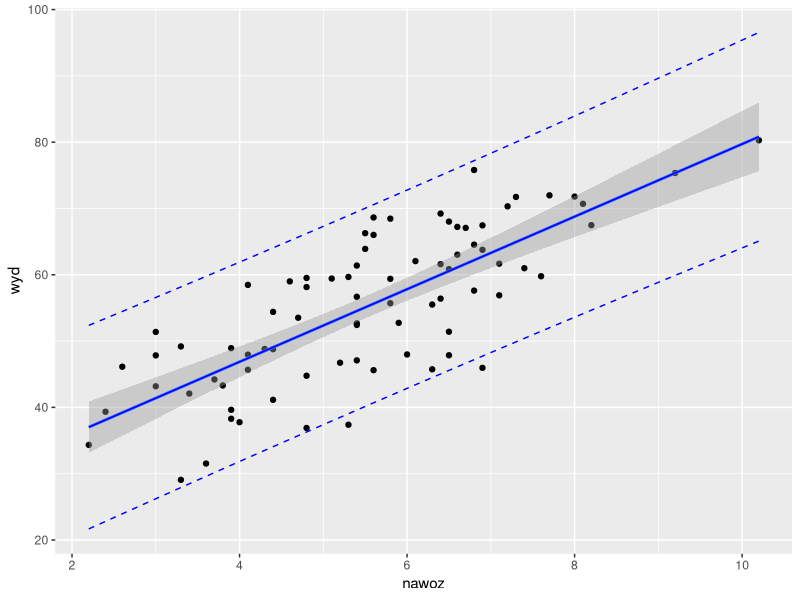
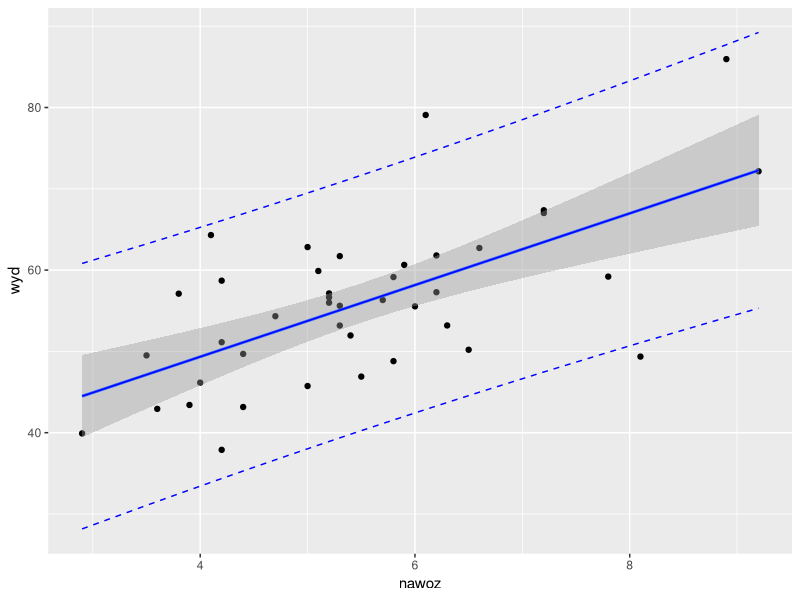
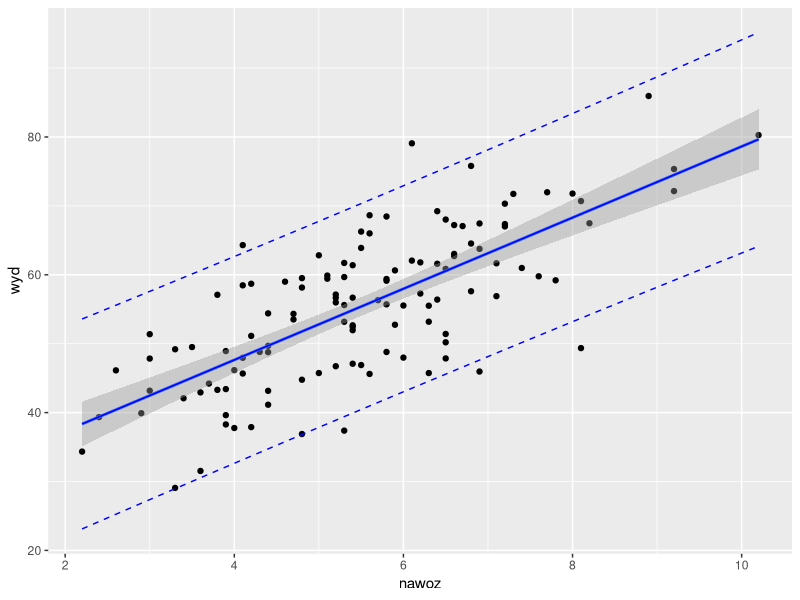
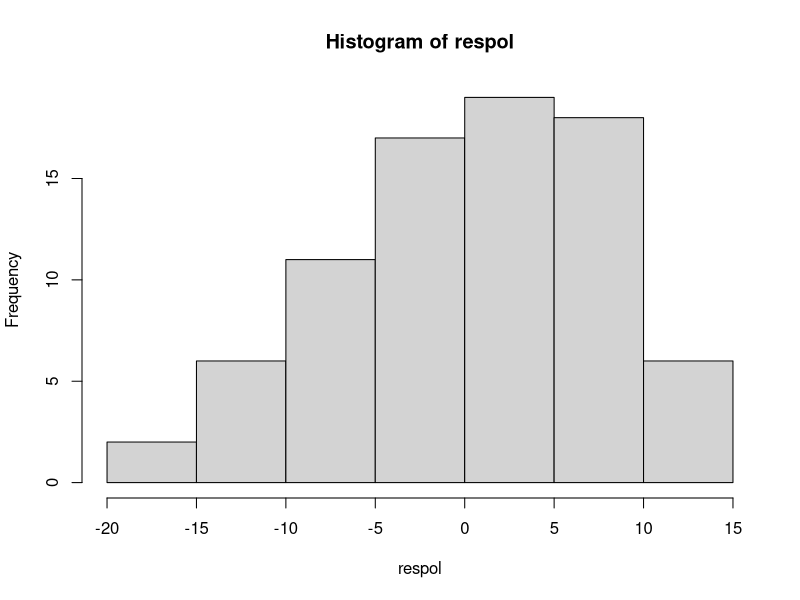
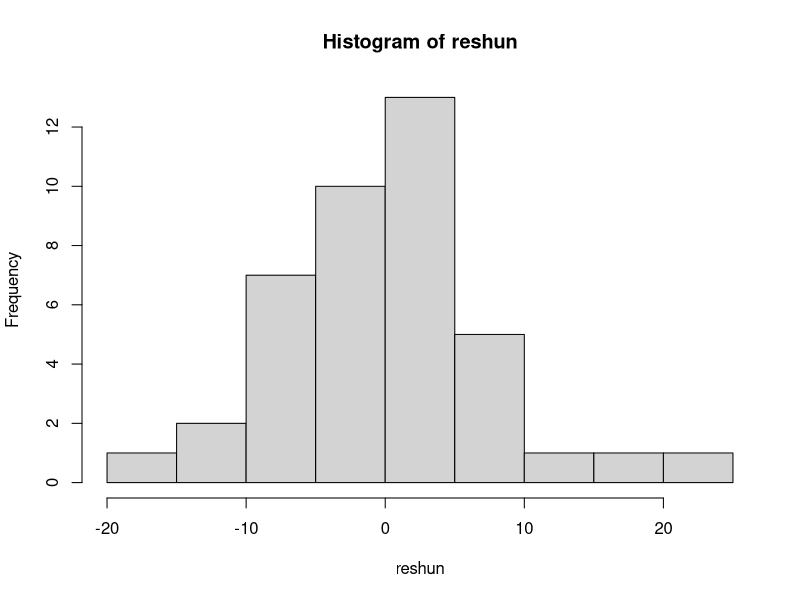
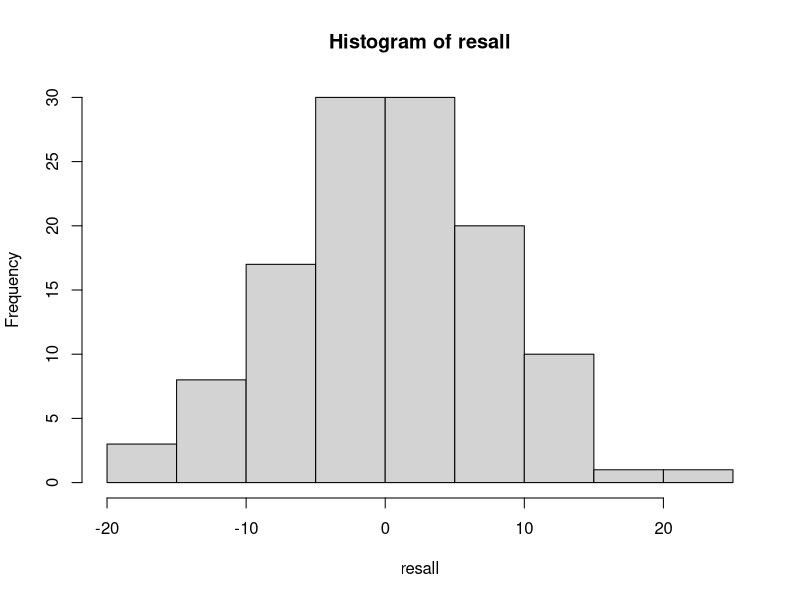
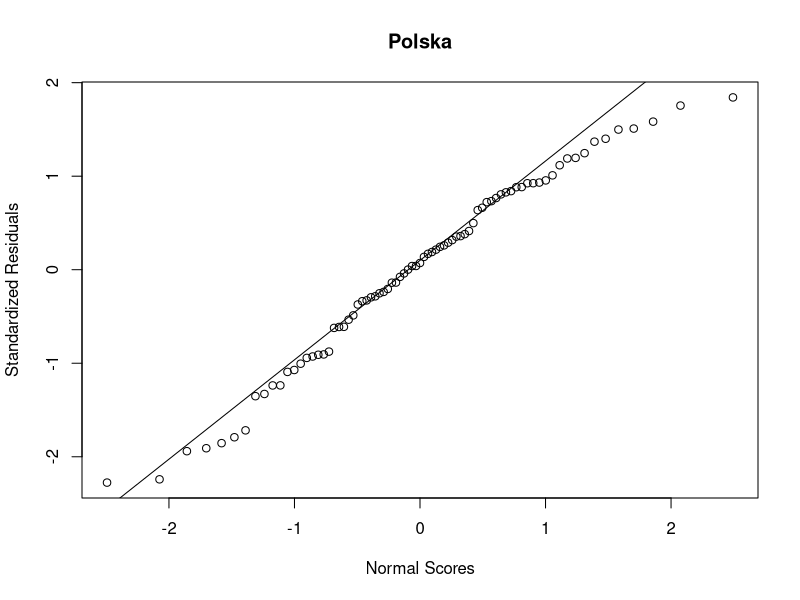
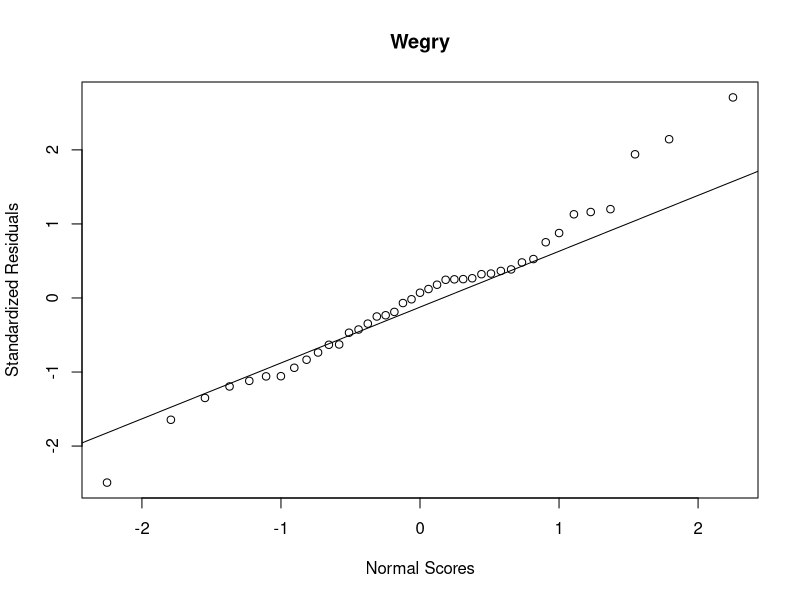

Generate these figures, in order, with R:
# modele regresji liniowej przedstawiające zależności wysokości
# zebranych plonów z hektara w tonach od ilości użytego nawozu
library(tidyverse)
library(ggplot2)
library(modeldata)


data <- read.delim("dane3.txt") #LOAD DATA
names(data) <- c('wyd', 'nawoz', 'kraj') #change column names

# Ilość zboża a ilość nawozu

### POLAND ###
poland = data[data$kraj ==1, ]

## wydajność~nawóz

model_poland<-lm(wyd~nawoz, data = poland)
summary(model_poland)
### HUNGARY ###
hungary = data[data$kraj ==0, ]

model_hungary<-lm(wyd~nawoz, data = hungary)
summary(model_hungary)

### POLAND & HUNGARY ###

model<-lm(wyd ~ nawoz, data = data)
summary(model)

#Z3 standardowy błąd szacunku
confint(model)
summary(model)
sigma(model)*100/mean(data$nawoz)
sigma(model)*100/mean(data$wyd)

confint(model_hungary)
summary(model_hungary)
sigma(model_hungary)*100/mean(hungary$nawoz)
sigma(model_hungary)*100/mean(hungary$wyd)

confint(model_poland)
summary(model_poland)
sigma(model_poland)*100/mean(poland$nawoz)
sigma(model_poland)*100/mean(poland$wyd)

#Z4 wykresy zależności


predict_poland = predict(model_poland, interval = "prediction", level = 0.95)
new_poland <- cbind(poland, predict_poland)
view(new_poland)

ggplot(new_poland, aes(nawoz,wyd))+ geom_point() +
  geom_smooth(method = "lm", level = .95) +
  geom_line(aes(y=fit), col = "blue")+
  geom_line(aes(y=upr), col = "blue", linetype = "dashed")+
  geom_line(aes(y=lwr), col = "blue", linetype = "dashed")


predict_hungary = predict(model_hungary, interval = "prediction", level = 0.95)
new_hungary <- cbind(hungary, predict_hungary)
view(new_hungary)

ggplot(new_hungary, aes(nawoz,wyd))+ geom_point() + 
  geom_smooth(method = "lm", level = .95) +
  geom_line(aes(y=fit), col = "blue")+
  geom_line(aes(y=upr), col = "blue", linetype = "dashed")+
  geom_line(aes(y=lwr), col = "blue", linetype = "dashed")


predict_all = predict(model, interval = "prediction", level = 0.95)
new_all <- cbind(data, predict_all)
view(new_all)

ggplot(new_all, aes(nawoz, wyd))+ geom_point() +
  geom_smooth(method = "lm", level = .95) +
  geom_line(aes(y=fit), col = "blue")+
  geom_line(aes(y=upr), col = "blue", linetype = "dashed")+
  geom_line(aes(y=lwr), col = "blue", linetype = "dashed")
  
  
#Z5 histogramy rezyduow

#poland_res<-resid(model_poland)
#hist(poland$nawoz, poland_res, ylab = "rezydua", xlab = "model regresji", 
#    main = "Histogram rezyduow, Polska")
#abline(0,0)

#hungary_res<-resid(model_hungary)
#hist(hungary$nawoz, hungary_res, ylab = "rezydua", xlab = "model regresji", 
#     main = "Histogram rezyduow, Wegry")
#abline(0,0)

#all_res<-resid(model)
#hist(data$nawoz, all_res, ylab = "rezydua", xlab = "model regresji", 
#     main = "Histogram rezyduow, Razem")
#abline(0,0)

respol <-residuals(model_poland)
hist(respol)
reshun <- residuals(model_hungary)
hist(reshun)
resall <-residuals(model)
hist(resall)

polstd.stdres = rstandard(model_poland)
hunstd.stdres = rstandard(model_hungary)
allstd.stdres = rstandard(model)

qqnorm(polstd.stdres, 
             ylab="Standardized Residuals", 
             xlab="Normal Scores", 
             main="Polska") 
qqline(polstd.stdres)

qqnorm(hunstd.stdres, 
       ylab="Standardized Residuals", 
       xlab="Normal Scores", 
       main="Wegry") 
qqline(hunstd.stdres)

qqnorm(allstd.stdres, 
       ylab="Standardized Residuals", 
       xlab="Normal Scores", 
       main="Razem") 
qqline(allstd.stdres)
